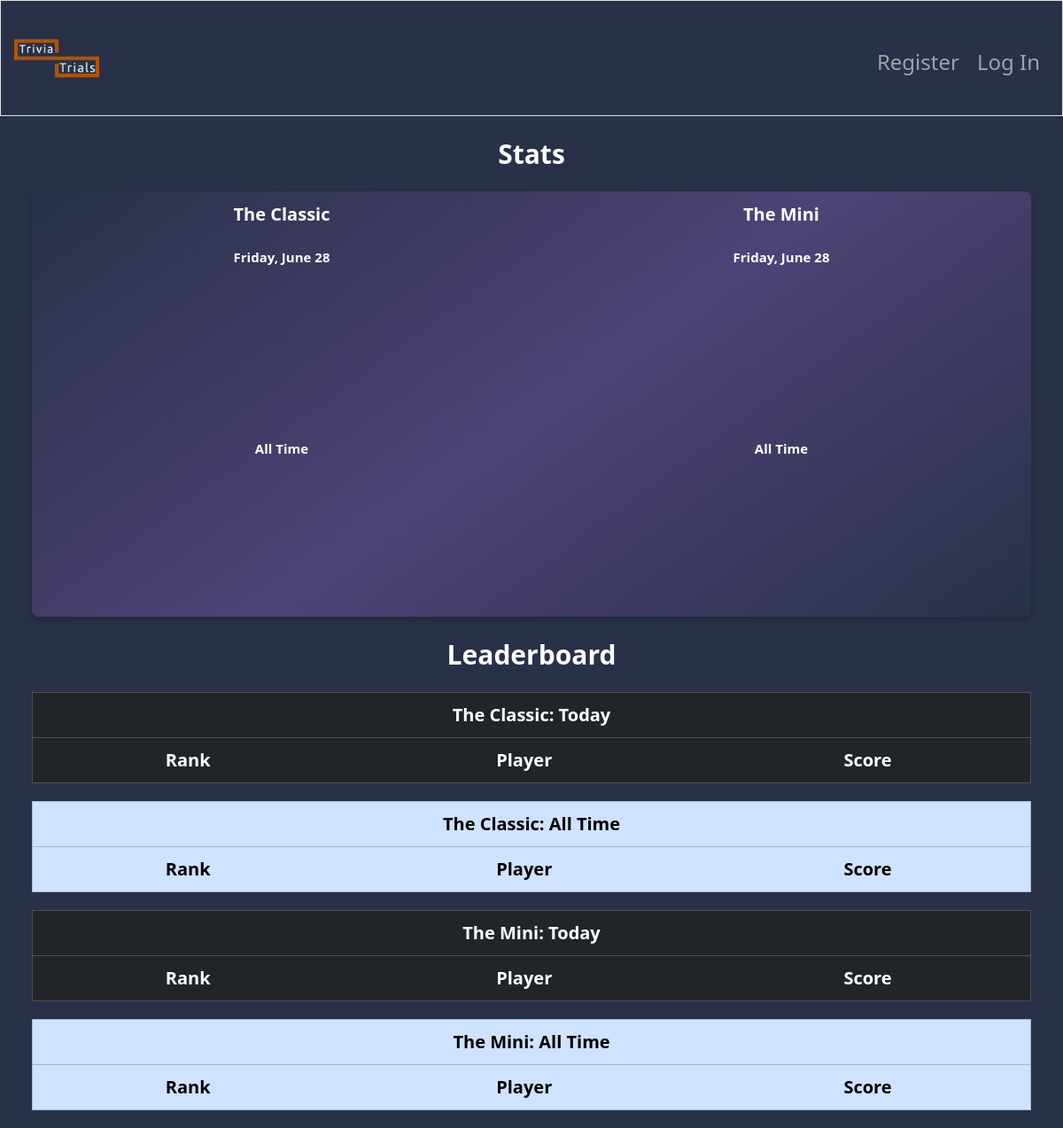
The page /leaderboard on the database as committed earlier.
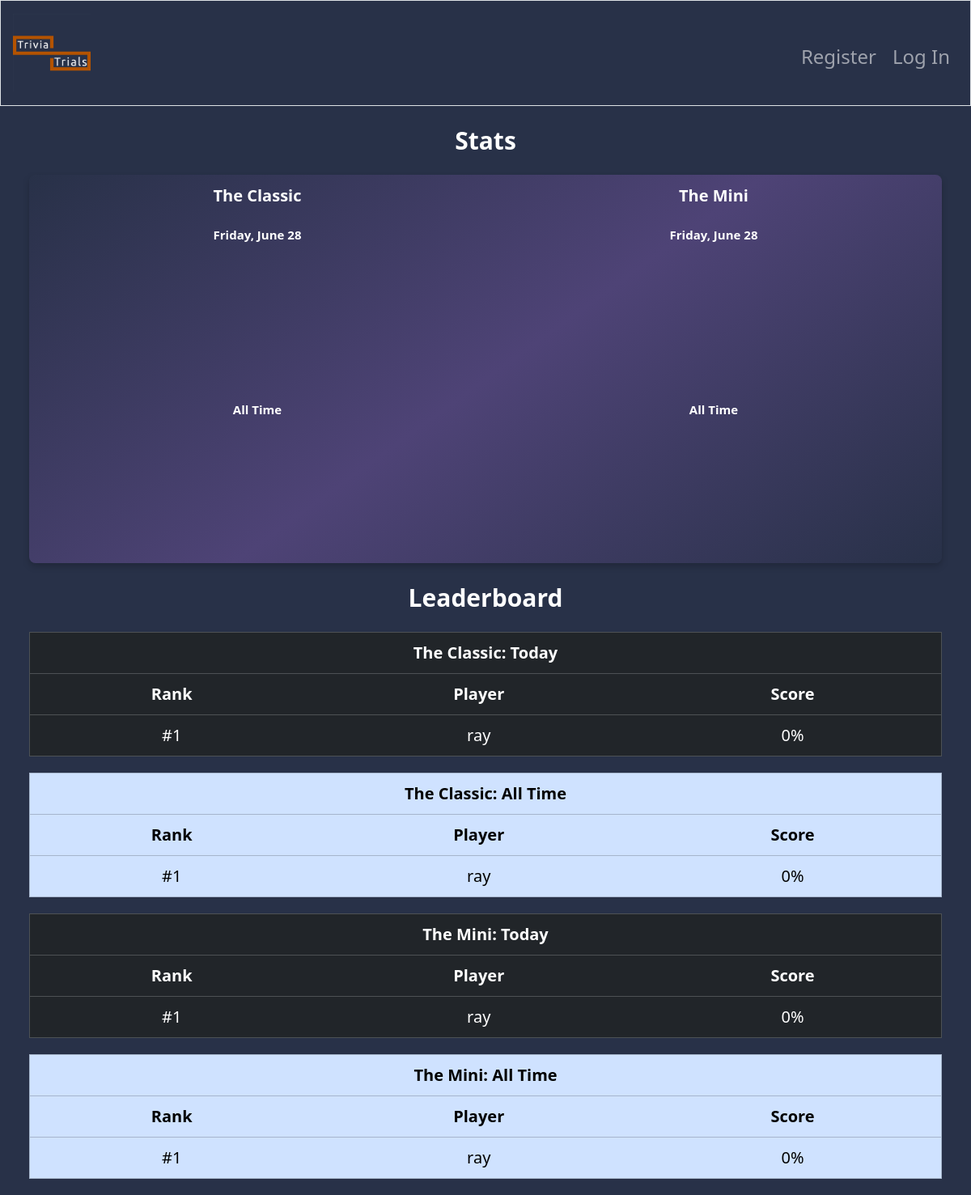
The same page on the database as committed later.
### tables this page shows
CREATE TABLE "leaderboard" (
    id INTEGER,
    playerName TEXT NOT NULL,
    miniScoreToday INTEGER NOT NULL,
    miniQuestionsToday INTEGER NOT NULL,
    miniScoreAllTime INTEGER NOT NULL,
    miniQuestionsAllTime INTEGER NOT NULL,
    classicScoreToday INTEGER NOT NULL,
    classicQuestionsToday INTEGER NOT NULL,
    classicScoreAllTime INTEGER NOT NULL,
    classicQuestionsAllTime INTEGER NOT NULL,
    classicPercentAllTime REAL GENERATED ALWAYS AS (
        CASE 
            WHEN classicQuestionsAllTime != 0 THEN classicScoreAllTime * 1.0 / classicQuestionsAllTime 
            ELSE 0 
        END
    ) VIRTUAL,
    classicPercentToday REAL GENERATED ALWAYS AS (
        CASE 
            WHEN classicQuestionsToday != 0 THEN classicScoreToday * 1.0 / classicQuestionsToday 
            ELSE 0
        END
    ) VIRTUAL,
    miniPercentToday REAL GENERATED ALWAYS AS (
        CASE 
            WHEN miniQuestionsToday != 0 THEN miniScoreToday * 1.0 / miniQuestionsToday 
            ELSE 0
        END
    ) VIRTUAL,
    miniPercentAllTime REAL GENERATED ALWAYS AS (
        CASE 
            WHEN miniQuestionsAllTime != 0 THEN miniScoreAllTime * 1.0 / miniQuestionsAllTime 
            ELSE 0
        END
    ) VIRTUAL,
    FOREIGN KEY (id) REFERENCES users(id)
);

### app.py (the view)
@app.route("/leaderboard", methods=["GET"])
def leaderboard():
        today = dateCreator()
        classicWinnersToday = db.execute("SELECT playerName, classicPercentToday FROM leaderboard ORDER BY classicPercentToday DESC LIMIT 5")
        classicWinnersAllTime = db.execute("SELECT playerName, classicPercentAllTime FROM leaderboard ORDER BY classicPercentAllTime DESC LIMIT 5")
        miniWinnersToday = db.execute("SELECT playerName, miniPercentToday FROM leaderboard ORDER BY miniPercentToday DESC LIMIT 5")
        miniWinnersAllTime = db.execute("SELECT playerName, miniPercentAllTime FROM leaderboard ORDER BY miniPercentAllTime DESC LIMIT 5")
        for x in range(1, len(classicWinnersToday) + 1):
            classicWinnersToday[x - 1]["rank"] = x
        for x in range(1, len(classicWinnersAllTime) + 1):
            classicWinnersAllTime[x - 1]["rank"] = x
        for x in range(1, len(miniWinnersToday) + 1):
            miniWinnersToday[x - 1]["rank"] = x
        for x in range(1, len(miniWinnersAllTime) + 1):
            miniWinnersAllTime[x - 1]["rank"] = x
        return render_template("leaderboard.html", today=today, classicWinnersToday=classicWinnersToday, classicWinnersAllTime=classicWinnersAllTime, miniWinnersToday=miniWinnersToday, miniWinnersAllTime=miniWinnersAllTime)

### app.py (called while the page is built)
@app.after_request
def after_request(response):
    response.headers["Cache-Control"] = "no-cache, no-store, must-revalidate"
    response.headers["Expires"] = 0
    response.headers["Pragma"] = "no-cache"
    return response

def dateCreator():
    weekday_names = ["Monday", "Tuesday", "Wednesday", "Thursday", "Friday", "Saturday", "Sunday"]
    months = ["January", "February", "March", "April", "May", "June", "July", "August", "September", "October", "November", "December"]
    date = {}
    date["weekday"] = weekday_names[datetime.datetime.now().weekday()]
    date["month"] = months[datetime.datetime.now().month - 1]
    date["day"] = datetime.datetime.now().day
    date["year"] = datetime.datetime.now().year
    return date

### templates/leaderboard.html (shortened to what this page needs)
{% extends "layout.html" %}
{% block main %}
<div class="headerLeaderBoard">
  <p id="statsHeader">
    Stats
  </p>
</div>
<div id="containerOfLeaderBoard" class="button-64PostSubmission">
  <div id="classicTextContainer">
    <p id="classicTextSummary" class="summaryText">The Classic</p>
  </div>
  <div id="classicTodayContainer">
    <div class="todaysClassicContainer">
      <div class="gameDateContainer">
        <p class="dateText">{{today['weekday']}}, {{today['month']}} {{today['day']}}</p>
      </div>
      <div class="pieChartContainer">
        <svg class="pie-chart">
        </svg>
      </div>
    </div>
  </div>
  <div id="classicAllTimeContainer">
    <div class="allTimeClassicContainer">
      <div class="gameDateContainer">
        <p class="dateText">All Time</p>
      </div>
      <div class="pieChartContainer">
        <svg class="pie-chart3">
        </svg>
      </div>
    </div>
  </div>
  <div id="miniTextContainer">
    <p id="miniTextSummary" class="summaryText">The Mini</p>
  </div>
  <div id="miniTodayContainer">
    <div class="todaysMiniContainer">
      <div class="gameDateContainer">
        <p class="dateText">{{today['weekday']}}, {{today['month']}} {{today['day']}}</p>
      </div>
      <div class="pieChartContainer">
        <svg class="pie-chart2">
        </svg>
      </div>
    </div>
  </div>
  <div id="miniAllTimeContainer">
    <div class="allTimeMiniContainer">
      <div class="gameDateContainer">
        <p class="dateText">All Time</p>
      </div>
      <div class="pieChartContainer">
        <svg class="pie-chart4">
        </svg>
      </div>
    </div>
  </div>
</div>
<div class="headerLeaderBoard">
  <p id="statsHeader">
    Leaderboard
  </p>
</div>
<div class="leaderboards">
  <table class="table table-dark">
    <thead>
      <tr>
        <th colspan="3" class="text-center">The Classic: Today</th>
      </tr>
      <tr>
        <th class="text-center">Rank</th>
        <th class="text-center">Player</th>
        <th class="text-center">Score</th>
      </tr>
    </thead>
    <tbody>
      {% for player in classicWinnersToday %}
      <tr>
        <td class="text-center">#{{ player["rank"] }}</td>
        <td class="text-center">{{ player["playerName"] }}</td>
        <td class="text-center">{{ (player["classicPercentToday"] * 100) | int }}%</td>
      </tr>
      {% endfor %}
    </tbody>
  </table>
  <table class="table table-primary">
    <thead>
      <tr>
        <th colspan="3" class="text-center">The Classic: All Time</th>
      </tr>
      <tr>
        <th class="text-center">Rank</th>
        <th class="text-center">Player</th>
        <th class="text-center">Score</th>
      </tr>
    </thead>
    <tbody>
      {% for player in classicWinnersAllTime %}
      <tr>
        <td class="text-center">#{{ player["rank"] }}</td>
        <td class="text-center">{{ player["playerName"] }}</td>
        <td class="text-center">{{ (player["classicPercentAllTime"] * 100) | int }}%</td>
      </tr>
      {% endfor %}
    </tbody>
  </table>
  <table class="table table-dark">
    <thead>
      <tr>
        <th colspan="3" class="text-center">The Mini: Today</th>
      </tr>
      <tr>
        <th class="text-center" colspan="1">Rank</th>
        <th class="text-center" colspan="1">Player</th>
        <th class="text-center" colspan="1">Score</th>
      </tr>
    </thead>
    <tbody>
      {% for player in miniWinnersToday %}
      <tr>
        <td class="text-center">#{{ player["rank"] }}</td>
        <td class="text-center">{{ player["playerName"] }}</td>
        <td class="text-center">{{ (player["miniPercentToday"] * 100) | int }}%</td>
      </tr>
      {% endfor %}
    </tbody>
  </table>
  <table class="table table-primary">
    <thead>
      <tr>
        <th colspan="3" class="text-center">The Mini: All Time</th>
      </tr>
      <tr>
        <th class="text-center"><span>Rank</span></th>
        <th class="text-center">Player</th>
        <th class="text-center">Score</th>
      </tr>
    </thead>
    <tbody>
      {% for player in miniWinnersAllTime %}
      <tr>
        <td class="text-center">#{{ player["rank"] }}</td>
        <td class="text-center">{{ player["playerName"] }}</td>
        <td class="text-center">{{ (player["miniPercentAllTime"] * 100) | int }}%</td>
      </tr>
      {% endfor %}
    </tbody>
  </table>
</div>
{% endblock %}

### templates/layout.html (shortened to what this page needs)
<!DOCTYPE html>
<html lang="en">
<head>
    <link href="https://cdn.jsdelivr.net/npm/bootstrap@5.3.3/dist/css/bootstrap.min.css" rel="stylesheet">
    <link href="../../static/styles.css" rel="stylesheet">
</head>
<body>
    <header>
        <nav class="border navbar navbar-expand-md navbar-dark" style="background-color: #283148;">
            <div class="container-fluid">
                <a class="navbar-brand" href="/"><img src="../../static/TriviaTrials.png" alt="Trivia Trials Logo" id = "logo"></a>
                <div class="collapse navbar-collapse" id="navbar">
                    {% if session["user_id"] %}
                        <ul class="navbar-nav me-auto mt-2">
                            <li class="nav-item"><a class="nav-link" href="/">Games</a></li>
                            <li class="nav-item"><a class="nav-link" href="/leaderboard">Leaderboard</a></li>
                        </ul>
                        <ul class="navbar-nav ms-auto mt-2">
                            <li class="nav-item"><a class="nav-link" href="/logout">Log Out</a></li>
                        </ul>
                    {% else %}
                        <ul class="navbar-nav ms-auto mt-2">
                            <li class="nav-item"><a class="nav-link" href="/register">Register</a></li>
                            <li class="nav-item"><a class="nav-link" href="/login">Log In</a></li>
                        </ul>
                    {% endif %}
                </div>
            </div>
        </nav>
    </header>
    <main>
        {% block main %}{% endblock %}
    </main>
</body>
</html>

### static/styles.css (style rules this page uses)
:root { font-size: 20px; }
body { height: 100dvh; background-color:#283148; }
nav .navbar-brand { font-size: xx-large; }
.nav-item { font-size: 1.2rem; color: #B45300; text-align: center; }
main { padding: 0 !important; }
#logo { height: 12dvh; }
nav { background-color: #283148 !important; }
#classicText, #miniText, #classicTextSummary, #miniTextSummary, #classicTextSummary2 { vertical-align: middle; text-align: center; }
.button-64PostSubmission { background-image: linear-gradient(144deg,#283148 0%, #4e4376 51%, #283148 100%); border: none; border-radius: 8px; box-shadow: 0 4px 8px rgba(0, 0, 0, 0.2); box-sizing: border-box; color: #FFFFFF; font-size: 20px; line-height: 1rem; max-width: 100%; min-width: 140px; padding: 0px; text-decoration: none; user-select: none; -webkit-user-select: none; touch-action: manipulation; white-space: nowrap; cursor: default; margin-left: 3%; margin-right: 3%; margin-top: 2dvh; margin-bottom: 2dvh; }
#classicTextSummary, #classicTextSummary2 { color: white; }
#miniTextSummary { color: white; }
.summaryText { font-size: 1rem; color: white; font-weight: bold; margin-bottom: 0; }
.dateText, .dateText2 { font-weight: bold; color: white; font-size: .75rem; text-align: center; justify-content: center;; margin-bottom: 1dvh; }
.gameDateContainer { margin: 2dvh; margin-bottom: 1dvh; }
.pieChartContainer { display: grid; justify-content: center; margin-top: 2vh; }
#containerOfLeaderBoard { display: grid; grid-template-columns: 1fr 1fr; grid-template-rows: .1fr 1fr 1fr; grid-template-areas: "classicText miniText" "classicToday miniToday" "classicAllTime miniAllTime"; height: 60dvh; margin-top: 0; }
#classicTextContainer { grid-area: classicText; margin-top: 2dvh; height: 4dvh; }
#classicTodayContainer { grid-area: classicToday; height: 5dvh; }
#classicAllTimeContainer { grid-area: classicAllTime; height: 10dvh; }
#miniTextContainer { grid-area: miniText; margin-top: 2dvh; height: 2dvh; }
#miniTodayContainer { grid-area: miniToday; height: 2dvh; }
#miniAllTimeContainer { grid-area: miniAllTime; height: 2dvh; }
#statsHeader { font-weight: bold; color: white; text-align: center; justify-content: center; font-size: 1.2rem; margin-top: 1rem; margin-bottom: 1rem; }
table { border: 1px solid; }
thead { background-color: blue; }
.leaderboards { max-width: 100%; min-width: 141px; display: grid; place-items: center; margin-left: 3%; margin-right: 3%; }
@media screen and (min-width: 1110px) { .allTimeClassicContainer { place-self: center; } }
@media screen and (min-width: 1110px) { #statsHeader { font-size: 1.5rem; } }

Rows that differ between the two databases and show on the page:
added leaderboard: rank "1", playerName "ray", classicPercentToday "0", classicPercentAllTime "0", miniPercentToday "0", miniPercentAllTime "0"
